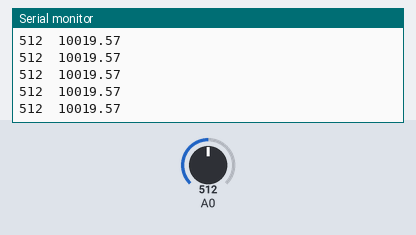
Simulated run of this sketch. Board: Arduino Uno, built with avr-gcc and run on an emulated ATmega328P. On the bench: the last lines printed to the serial monitor. The inputs (shaded band) are chosen by the test bench; at power-on: A0 = 512.

Above: at 1.2 s.
1.3 s: A0 set to 1012
At 1.42 s:
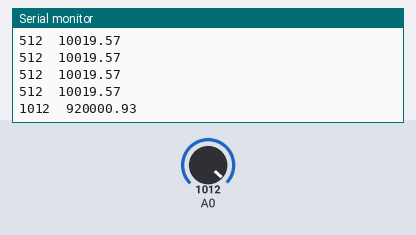
2.8 s: A0 set to 1023
At 2.93 s:
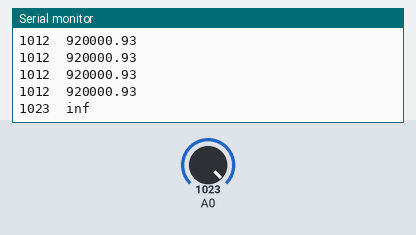
Timing chart, 0 to 5.8 s (numbered marks = the images above; inputs shaded):
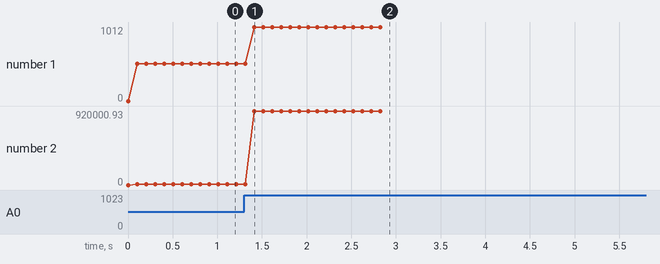

The sketch:

lab3_t3.ino
```cpp
volatile int value = 0;

void setup() {
  Serial.begin(9600);
  cli(); //Disable interrupts

  //Zero ADMUX and ADCSRA
  ADMUX ^= ADMUX;
  ADCSRA ^= ADCSRA;

  ADCSRA |= (1 << ADEN); //Enable ad-conversion conversion
  ADCSRA |= 0x7; //Set ad-conversion prescalar to 128
  ADCSRA |= (1 << ADIE); //Enable ad-conversion interrupt

  ADCSRA |= (1 << ADSC); //Start first conversion
  sei(); //Enable interrupts
}

void loop() {
  ADCSRA |= (1 << ADSC); //Start subsequent conversions

  float Ux = value * 5 / 1023.0f; //Conver ad value to voltage
  float Ir = (5 - Ux) / 10000; //Calculate current for the circuit
  float Rx = Ux / Ir; //And solve the resistor value

  Serial.print(value); //Print ad
  Serial.print("\t");  //One tab
  Serial.println(Rx);  //Pirnt resistor value

  delay(100); //Wait 100ms
}

//Interrupt service routine for ad-conversion
ISR(ADC_vect) {
  value = ADCL | (ADCH << 8);
}
```

Measured:
- the behaviour switches between 1022 and 1023 on A0 (found by bisection; images 1 and 2)
- after the input at 1.3 s, the serial monitor: prints a new line after 0.11 s (image 1)
- after the input at 2.8 s, the serial monitor: prints a new line after 0.13 s (image 2)
- plotted number 1: 512 → 1012 after the input at 1.3 s
- plotted number 2: 10019.57 → 920000.93 after the input at 1.3 s
